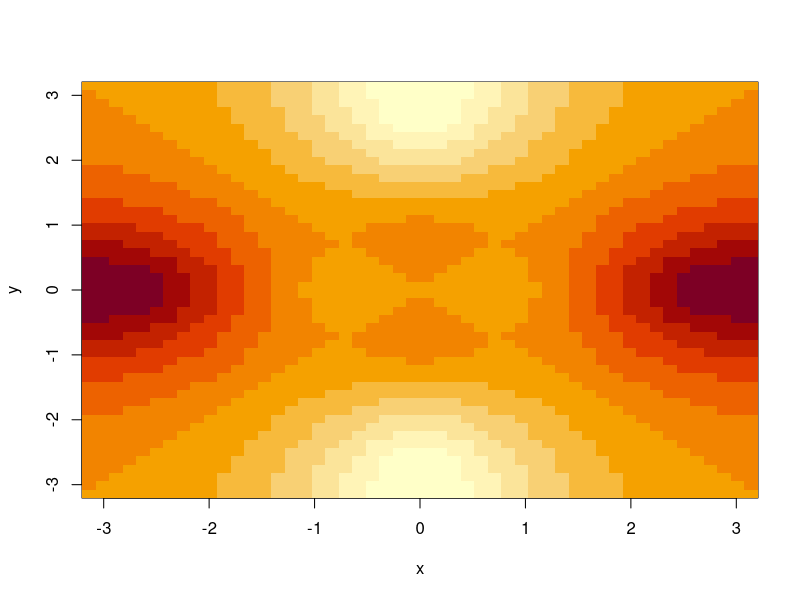
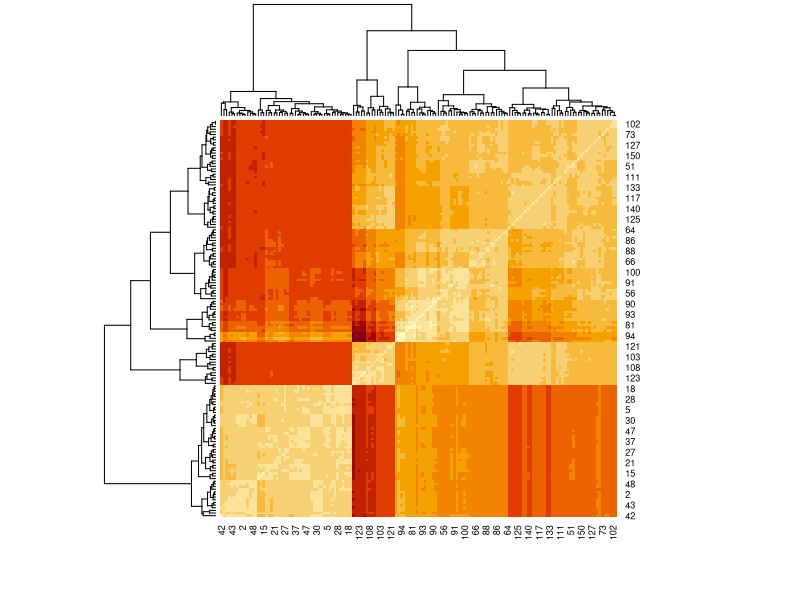
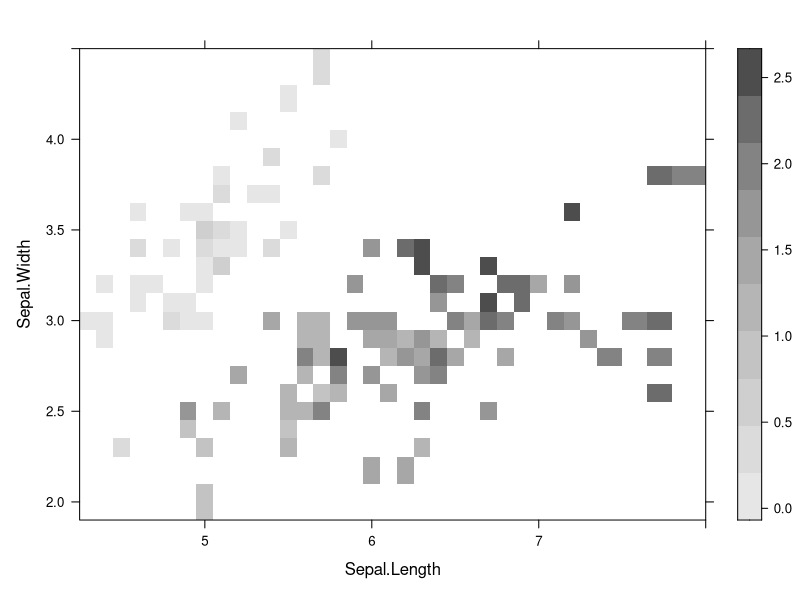

Reproduce these figures in R, in order.
# Like Contour Maps but with color instead of lines

#----------------------------------------------------------
# EXAMPLE 1

x=seq(-pi,pi,length=50)       # create x sequence
y=x                           # create y
f=outer(x,                    #
        y,
        function (x,y) cos(y)/(1+x^2))

fa=(f-t(f))/2                 # create fa value (z dimension value)
image(x,y,fa)                 # create heatmap



#----------------------------------------------------------
# EXAMPLE 2
distMatrix=as.matrix(dist(iris[,1:4]))
heatmap(distMatrix)

        
#----------------------------------------------------------
# LEVEL PLOT 
# creates varied color for Petal width for the scatter plot of 
#        sepalwidth vs. sepallength.  
# the varied colors are grey with 10 different color levels.
library(lattice)
distMatrix = as.matrix(dist(iris[,1:4]))
levelplot(Petal.Width~Sepal.Length*Sepal.Width, 
          iris, 
          cuts=9, 
          col.regions=grey.colors(10)[10:1])        
